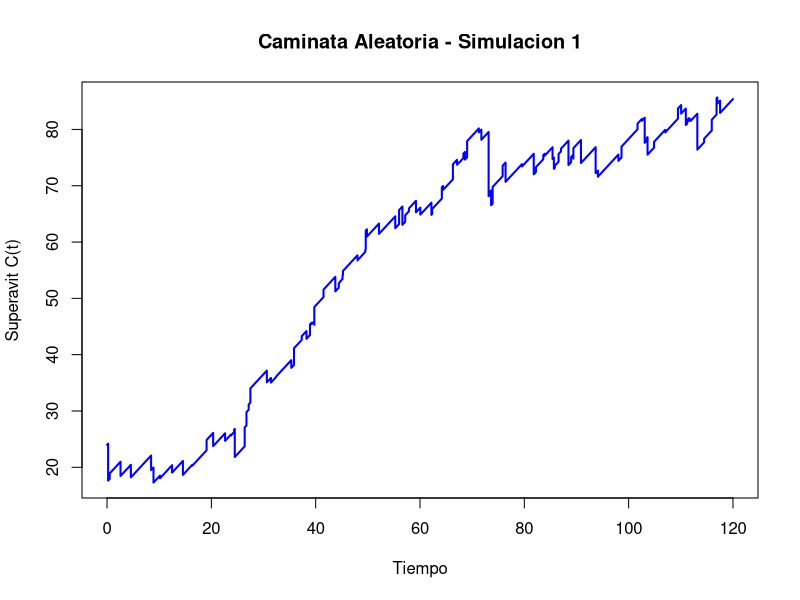
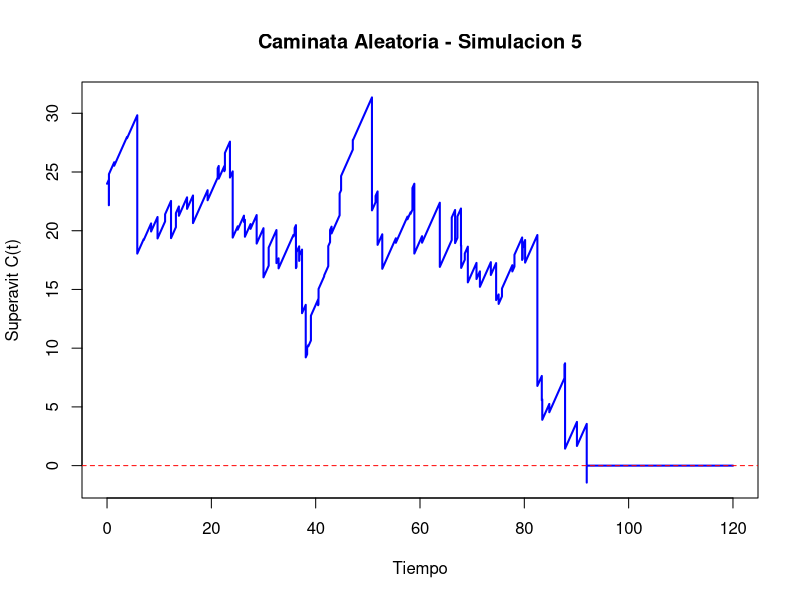

R code for these plots, in order: (Note: a time limit stopped this script after it produced the figures.)
set.seed(89)  # para reproducibilidad

### MODELO ###

# PARTE II: Explorar diferentes procesos de frecuencia
# Gamma (Proceso de Renovacion)

## Parametros generales del modelo
u <- 24 # capital inicial
c <- 1 # tasa de ingreso de primas por unidad de tiempo
Tmax <- 120 # tiempo total a simular
nsim <- 10000 # Numero de simulaciones para Monte Carlo

## Parametros de frecuencia
# Parametros de la distribucion de arribos de siniestros (Gamma)
alpha <- 2
sigma <- 0.835
# Parametros de la distribucion de arribos de inyecciones (Exponencial)
lambda <- 0.3

## Parametros de tamano
# Parametros de la distribucion de tamanos de siniestros (Exponencial)
lambda_2 <- 0.5
# Parametros de la distribucion de tamanos de inyecciones (Gamma)
alpha_2 <- 2
sigma_2 <- 0.6

### Monte Carlo ###

## Condiciones iniciales
contador_ruinas <- 0 # Contador de ruinas
contador_no_ruinas <- 0 # Contador de no-ruinas
tiempos_ruina <- numeric() # Tiempos de ruinas
utilidades <- numeric(nsim) # Utilidades
graficado_ruina <- FALSE
graficado_no_ruina <- FALSE

## Simulaciones
for (i in 1:nsim) {
  
  ## Tiempos de arribo de los siniestros
  arribos_brutos_sin <- cumsum(rgamma(n = Tmax * 2 / (alpha * sigma), 
                                      shape = alpha, scale = sigma))
  if (tail(arribos_brutos_sin, 1) < Tmax) {
    warning("No se generaron suficientes eventos para cubrir hasta Tmax. Aumentar n.")
  }
  arribos_sin <- arribos_brutos_sin[arribos_brutos_sin <= Tmax]
  n_sin <- length(arribos_sin)
  
  ## Tiempos de arribo de las inyecciones
  arribos_brutos_iny <- cumsum(rexp(n = Tmax * lambda * 2, rate = lambda))
  if (tail(arribos_brutos_iny, 1) < Tmax) {
    warning("No se generaron suficientes eventos para cubrir hasta Tmax. Aumentar n.")
  }
  arribos_iny <- arribos_brutos_iny[arribos_brutos_iny <= Tmax]
  n_iny <- length(arribos_iny)
  
  ## Tamanos de los siniestros
  siniestros <- rexp(n_sin, rate = lambda_2)
  
  ## Tamanos de las inyecciones
  inyecciones <- rgamma(n_iny, shape = alpha_2, scale = sigma_2)
  
  ### PROCESO DE SUPERAVIT ###
  
  ## Malla temporal
  malla_temp <- seq(0, Tmax, by = 0.001)
  Ct <- numeric(length(malla_temp))
  sin_index <- 1
  acumulados_sin <- 0
  iny_index <- 1
  acumulados_iny <- 0
  ruina_ocurrida <- FALSE
  tiempo_ruina <- NA
  
  for (j in seq_along(malla_temp)) {
    t <- malla_temp[j]
    
    ## Suma siniestros que ya ocurrieron hasta t
    while (sin_index <= n_sin && arribos_sin[sin_index] <= t) {
      acumulados_sin <- acumulados_sin + siniestros[sin_index]
      sin_index <- sin_index + 1
    }
    
    ## Suma inyecciones que ya ocurrieron hasta t
    while (iny_index <= n_iny && arribos_iny[iny_index] <= t) {
      acumulados_iny <- acumulados_iny + inyecciones[iny_index]
      iny_index <- iny_index + 1
    }
    
    ## Calculamos el superavit
    Ct[j] <- u + c * t - acumulados_sin + acumulados_iny
    
    ## Verificamos si hubo ruina
    if (!ruina_ocurrida && Ct[j] < 0) {
      ruina_ocurrida <- TRUE
      tiempo_ruina <- t
      break  # podemos salir del bucle si ya hay ruina
    }
  }
  
  ## Calculamos las utilidades (si hubo)
  t_final <- if (ruina_ocurrida) tiempo_ruina else Tmax # Tiempo final efectivo
  prima_total <- c * t_final # Prima acumulada hasta ese momento
  utilidades[i] <- prima_total - acumulados_sin # Utilidad (no incluye inyecciones, solo primas - siniestros)
  
  ## Almacenamos los datos de ruina (si hubo) o no-ruina
  if (ruina_ocurrida) {
    contador_ruinas <- contador_ruinas + 1
    tiempos_ruina <- c(tiempos_ruina, tiempo_ruina)
  }
  if (!ruina_ocurrida) {
    contador_no_ruinas <- contador_no_ruinas + 1
  }
  
  ## Graficamos la primera no-ruina
  if (!ruina_ocurrida && !graficado_no_ruina) {
    plot(malla_temp, Ct, type = "l", lwd = 2, col = "blue",
         xlab = "Tiempo", ylab = "Superavit C(t)",
         main = paste0("Caminata Aleatoria - Simulacion ", i))
    abline(h = 0, col = "red", lty = 2)
    graficado_no_ruina <- TRUE
  }
  
  ## Graficamos la primera ruina
  if (ruina_ocurrida && !graficado_ruina) {
    plot(malla_temp, Ct, type = "l", lwd = 2, col = "blue",
         xlab = "Tiempo", ylab = "Superavit C(t)",
         main = paste0("Caminata Aleatoria - Simulacion ", i))
    abline(h = 0, col = "red", lty = 2)
    graficado_ruina <- TRUE
  }
}

### Resultados ###

## Calculamos los resultados de las simulaciones Monte Carlo
prob_ruina <- contador_ruinas / nsim
tiempo_prom_ruina <- ifelse(length(tiempos_ruina) > 0, mean(tiempos_ruina), NA)

## Calculamos el Intervalo de confianza
z <- 1.96  # valor z para 95%
se <- sqrt(prob_ruina * (1 - prob_ruina) / nsim)  # error estandar
ic_inf <- prob_ruina - z * se
ic_sup <- prob_ruina + z * se
# Nota: 90% z = 1.645, 95% z = 1.96, 99% z = 2.576

### Resumen ###

## Cuadro Resumen
cat("Probabilidad estimada de ruina:", round(prob_ruina, 4), "\n")
cat("Intervalo de confianza al 95%: [", round(ic_inf, 4), ",", round(ic_sup, 4), "]\n")
cat("Tiempo promedio hasta la ruina (condicionado):", round(tiempo_prom_ruina, 4), "\n")
cat("Utilidad promedio:", round(mean(utilidades), 4), "\n")

## Graficas Resumen
if (length(tiempos_ruina) > 0) {
  hist(tiempos_ruina, breaks = 50, col = "lightblue",
       main = "Distribucion de los tiempos de ruina",
       xlab = "Tiempo de ruina", ylab = "Frecuencia")
}

hist(utilidades, breaks = 50, col = "lightgreen",
     main = "Distribucion de la utilidad (prima - siniestros)",
     xlab = "Utilidad", ylab = "Frecuencia")
